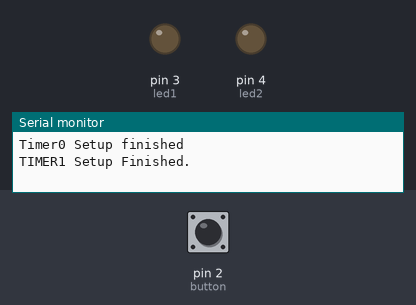
The sketch below on a simulated Arduino Uno, built with avr-gcc and run on an emulated ATmega328P. Shown: output pins drawn as LEDs (lit = HIGH), the last lines printed to the serial monitor. Inputs (shaded band) come from the test bench; at power-on: pin 2 (button) HIGH. The audio player accepts every command and is not drawn.

Above: at 1.7 s.
1.8 s: pin 2 (button) pulled LOW for 0.15 s
At 1.93 s:
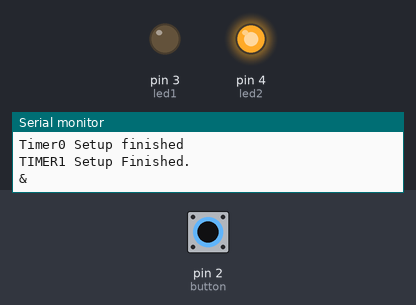
At 2.44 s:
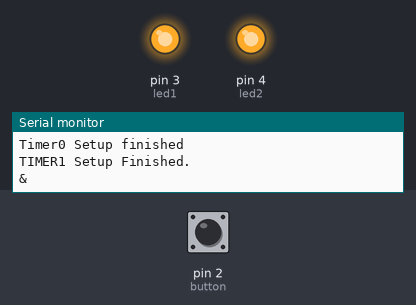
Timing chart, 0 to 8.3 s (numbered marks = the images above; inputs shaded):
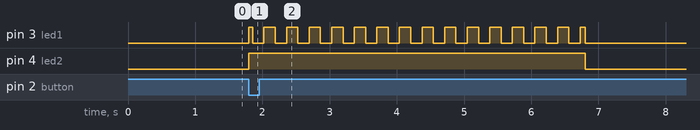

The sketch:

A_Libraries_FULL.ino
```cpp
#include <SPI.h>
#include <nRF24L01.h>
#include <RF24.h>
#include "SoftwareSerial.h"
#include "DFRobotDFPlayerMini.h"
```

B_Defination.ino
```cpp
int button = 2;
int led1 = 3;
int led2 = 4;
SoftwareSerial mySoftwareSerial(10, 11 );
DFRobotDFPlayerMini myDFPlayer;
RF24 radio(7, 8); // CE, CSN

const byte addresses[][6] = {"00001", "00002"};

unsigned long mx_time = 5000;

unsigned int reload = 0x2904;

int sys_active = 0;
int timer=0;


ISR(TIMER0_COMPA_vect){
  if(sys_active)
    timer++;
}

ISR(TIMER1_COMPA_vect)
{
  static boolean output = HIGH;
  digitalWrite(led1, output);
  output = !output;
}
```

C_setup.ino
```cpp
void setup() {

  Serial.begin(115200);
  mySoftwareSerial.begin(9600);
  Serial.println();
  if (!myDFPlayer.begin(mySoftwareSerial)) {
    while (true);
  }
  myDFPlayer.volume(15);
  pinMode(led1, OUTPUT);
  pinMode(led2, OUTPUT);
  pinMode(button,INPUT_PULLUP);
  attachInterrupt(0, sys_start, FALLING);
  cli();
  TCCR0A=(1<<WGM01);    //Set the CTC mode
  OCR0A=0xF9; //Value for ORC0A for 1ms
  TIMSK0|=(1<<OCIE0A);   //Set the interrupt request
  TCCR0B|=(1<<CS01);    //Set the prescale 1/64 clock
  TCCR0B|=(1<<CS00);
  sei();
  Serial.println("Timer0 Setup finished");
  cli();
  TCCR1A = 0;
  TCCR1B = 0;
  TCNT1 = 0;\
  OCR1A = reload;
  TCCR1B = (1<<WGM12) | (1<<CS12);
  //TIMSK1 = (1<<OCIE1A);
  TIMSK1 &= ~(1 << OCIE1A);
  sei();
  Serial.println("TIMER1 Setup Finished.");

}
```

D_loop.ino
```cpp
void loop() {
  delay(5);
  if(sys_active==true && timer>=mx_time){
    sys_stop();
    timer=0;
    cli();
    TIMSK1 &= ~(1 << OCIE1A);
    sei();
  }

}
```

F_functions.ino
```cpp
void sys_start(){
  sys_active = true;
  Serial.println("&");
  digitalWrite(led2, HIGH);
  cli();
  TIMSK1 |= (1 << OCIE1A);
  sei();
  myDFPlayer.start();

}

void sys_stop(){

  sys_active = false;
  digitalWrite(led2, LOW);
  digitalWrite(led1 , LOW);
  myDFPlayer.stop();

}
```

Measured:
- after the input at 1.8 s, pin 3 (led1): goes HIGH 0.05 s, 14 × (LOW 0.17 s, HIGH 0.17 s), LOW 0.17 s, HIGH 0.07 s, then LOW, starting at once; pin 4 (led2): LOW → HIGH at once, → LOW 5.0 s later
